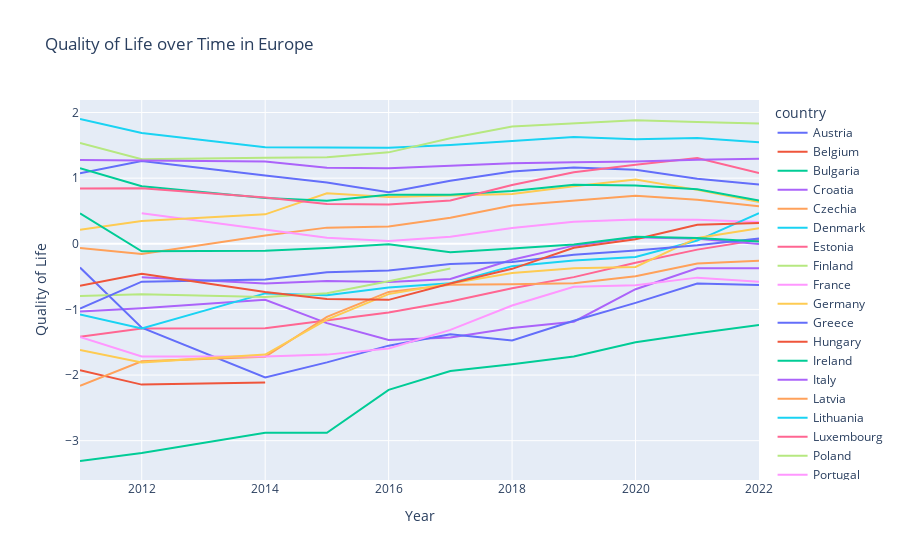

The code cell stored with this chart in its notebook:
### Markdown cell above
Now, I am plotting each factor over time.

### Code cell
fig = px.line(
    combined,
    x='year',
    y='qol',
    color='country',
    labels={'year': 'Year', 'qol': 'Quality of Life'},
    title='Quality of Life over Time in Europe',
    hover_data=['country', 'year']
)

plotly.offline.plot(fig, filename='birth_death_EU.html')

fig

### Figure 1 — Plotly figure (JSON) as saved in the notebook; plotly's stock layout.template omitted (floating-point values rounded to 4 significant figures)
{"data": [{"customdata": [["Austria"], ["Austria"], ["Austria"], ["Austria"], ["Austria"], ["Austria"], ["Austria"], ["Austria"], ["Austria"], ["Austria"], ["Austria"]], "hovertemplate": "country=%{customdata[0]}<br>Year=%{x}<br>Quality of Life=%{y}<extra></extra>", "legendgroup": "Austria", "line": {"color": "#636efa", "dash": "solid"}, "marker": {"symbol": "circle"}, "mode": "lines", "name": "Austria", "orientation": "v", "showlegend": true, "type": "scatter", "x": [2011, 2012, 2014, 2015, 2016, 2017, 2018, 2019, 2020, 2021, 2022], "xaxis": "x", "y": [1.075, 1.262, 1.04, 0.9333, 0.7848, 0.9595, 1.1, 1.163, 1.129, 0.9911, 0.9044], "yaxis": "y"}, {"customdata": [["Belgium"]], "hovertemplate": "country=%{customdata[0]}<br>Year=%{x}<br>Quality of Life=%{y}<extra></extra>", "legendgroup": "Belgium", "line": {"color": "#EF553B", "dash": "solid"}, "marker": {"symbol": "circle"}, "mode": "lines", "name": "Belgium", "orientation": "v", "showlegend": true, "type": "scatter", "x": [2011], "xaxis": "x", "y": [0.9254], "yaxis": "y"}, {"customdata": [["Bulgaria"], ["Bulgaria"], ["Bulgaria"], ["Bulgaria"], ["Bulgaria"], ["Bulgaria"], ["Bulgaria"], ["Bulgaria"], ["Bulgaria"], ["Bulgaria"], ["Bulgaria"]], "hovertemplate": "country=%{customdata[0]}<br>Year=%{x}<br>Quality of Life=%{y}<extra></extra>", "legendgroup": "Bulgaria", "line": {"color": "#00cc96", "dash": "solid"}, "marker": {"symbol": "circle"}, "mode": "lines", "name": "Bulgaria", "orientation": "v", "showlegend": true, "type": "scatter", "x": [2011, 2012, 2014, 2015, 2016, 2017, 2018, 2019, 2020, 2021, 2022], "xaxis": "x", "y": [-3.31, -3.189, -2.878, -2.879, -2.226, -1.938, -1.836, -1.716, -1.501, -1.363, -1.238], "yaxis": "y"}, {"customdata": [["Croatia"], ["Croatia"], ["Croatia"], ["Croatia"], ["Croatia"], ["Croatia"], ["Croatia"], ["Croatia"], ["Croatia"], ["Croatia"], ["Croatia"]], "hovertemplate": "country=%{customdata[0]}<br>Year=%{x}<br>Quality of Life=%{y}<extra></extra>", "legendgroup": "Croatia", "line": {"color": "#ab63fa", "dash": "solid"}, "marker": {"symbol": "circle"}, "mode": "lines", "name": "Croatia", "orientation": "v", "showlegend": true, "type": "scatter", "x": [2011, 2012, 2014, 2015, 2016, 2017, 2018, 2019, 2020, 2021, 2022], "xaxis": "x", "y": [-1.032, -0.982, -0.8532, -1.209, -1.465, -1.429, -1.283, -1.187, -0.6917, -0.3725, -0.3725], "yaxis": "y"}, {"customdata": [["Czechia"], ["Czechia"], ["Czechia"], ["Czechia"], ["Czechia"], ["Czechia"], ["Czechia"], ["Czechia"], ["Czechia"], ["Czechia"], ["Czechia"]], "hovertemplate": "country=%{customdata[0]}<br>Year=%{x}<br>Quality of Life=%{y}<extra></extra>", "legendgroup": "Czechia", "line": {"color": "#FFA15A", "dash": "solid"}, "marker": {"symbol": "circle"}, "mode": "lines", "name": "Czechia", "orientation": "v", "showlegend": true, "type": "scatter", "x": [2011, 2012, 2014, 2015, 2016, 2017, 2018, 2019, 2020, 2021, 2022], "xaxis": "x", "y": [-0.06377, -0.1557, 0.1267, 0.2462, 0.2633, 0.3973, 0.5825, 0.66, 0.731, 0.6718, 0.5733], "yaxis": "y"}, {"customdata": [["Denmark"], ["Denmark"], ["Denmark"], ["Denmark"], ["Denmark"], ["Denmark"], ["Denmark"], ["Denmark"], ["Denmark"], ["Denmark"], ["Denmark"]], "hovertemplate": "country=%{customdata[0]}<br>Year=%{x}<br>Quality of Life=%{y}<extra></extra>", "legendgroup": "Denmark", "line": {"color": "#19d3f3", "dash": "solid"}, "marker": {"symbol": "circle"}, "mode": "lines", "name": "Denmark", "orientation": "v", "showlegend": true, "type": "scatter", "x": [2011, 2012, 2014, 2015, 2016, 2017, 2018, 2019, 2020, 2021, 2022], "xaxis": "x", "y": [1.901, 1.687, 1.469, 1.468, 1.463, 1.506, 1.565, 1.626, 1.591, 1.612, 1.547], "yaxis": "y"}, {"customdata": [["Estonia"], ["Estonia"], ["Estonia"], ["Estonia"], ["Estonia"], ["Estonia"], ["Estonia"], ["Estonia"], ["Estonia"], ["Estonia"], ["Estonia"]], "hovertemplate": "country=%{customdata[0]}<br>Year=%{x}<br>Quality of Life=%{y}<extra></extra>", "legendgroup": "Estonia", "line": {"color": "#FF6692", "dash": "solid"}, "marker": {"symbol": "circle"}, "mode": "lines", "name": "Estonia", "orientation": "v", "showlegend": true, "type": "scatter", "x": [2011, 2012, 2014, 2015, 2016, 2017, 2018, 2019, 2020, 2021, 2022], "xaxis": "x", "y": [-1.417, -1.291, -1.287, -1.171, -1.048, -0.8795, -0.6772, -0.5078, -0.2884, -0.08873, 0.06102], "yaxis": "y"}, {"customdata": [["Finland"], ["Finland"], ["Finland"], ["Finland"], ["Finland"], ["Finland"], ["Finland"], ["Finland"], ["Finland"], ["Finland"], ["Finland"]], "hovertemplate": "country=%{customdata[0]}<br>Year=%{x}<br>Quality of Life=%{y}<extra></extra>", "legendgroup": "Finland", "line": {"color": "#B6E880", "dash": "solid"}, "marker": {"symbol": "circle"}, "mode": "lines", "name": "Finland", "orientation": "v", "showlegend": true, "type": "scatter", "x": [2011, 2012, 2014, 2015, 2016, 2017, 2018, 2019, 2020, 2021, 2022], "xaxis": "x", "y": [1.538, 1.288, 1.31, 1.319, 1.393, 1.607, 1.787, 1.84, 1.883, 1.855, 1.833], "yaxis": "y"}, {"customdata": [["France"], ["France"], ["France"], ["France"], ["France"], ["France"], ["France"], ["France"], ["France"], ["France"]], "hovertemplate": "country=%{customdata[0]}<br>Year=%{x}<br>Quality of Life=%{y}<extra></extra>", "legendgroup": "France", "line": {"color": "#FF97FF", "dash": "solid"}, "marker": {"symbol": "circle"}, "mode": "lines", "name": "France", "orientation": "v", "showlegend": true, "type": "scatter", "x": [2012, 2014, 2015, 2016, 2017, 2018, 2019, 2020, 2021, 2022], "xaxis": "x", "y": [0.4669, 0.2187, 0.09124, 0.04395, 0.1057, 0.241, 0.3356, 0.3697, 0.3658, 0.3316], "yaxis": "y"}, {"customdata": [["Germany"], ["Germany"], ["Germany"], ["Germany"], ["Germany"], ["Germany"], ["Germany"], ["Germany"], ["Germany"], ["Germany"], ["Germany"]], "hovertemplate": "country=%{customdata[0]}<br>Year=%{x}<br>Quality of Life=%{y}<extra></extra>", "legendgroup": "Germany", "line": {"color": "#FECB52", "dash": "solid"}, "marker": {"symbol": "circle"}, "mode": "lines", "name": "Germany", "orientation": "v", "showlegend": true, "type": "scatter", "x": [2011, 2012, 2014, 2015, 2016, 2017, 2018, 2019, 2020, 2021, 2022], "xaxis": "x", "y": [0.2147, 0.3461, 0.4485, 0.7691, 0.7126, 0.731, 0.7572, 0.8768, 0.9805, 0.8216, 0.6351], "yaxis": "y"}, {"customdata": [["Greece"], ["Greece"], ["Greece"], ["Greece"], ["Greece"], ["Greece"], ["Greece"], ["Greece"], ["Greece"], ["Greece"], ["Greece"]], "hovertemplate": "country=%{customdata[0]}<br>Year=%{x}<br>Quality of Life=%{y}<extra></extra>", "legendgroup": "Greece", "line": {"color": "#636efa", "dash": "solid"}, "marker": {"symbol": "circle"}, "mode": "lines", "name": "Greece", "orientation": "v", "showlegend": true, "type": "scatter", "x": [2011, 2012, 2014, 2015, 2016, 2017, 2018, 2019, 2020, 2021, 2022], "xaxis": "x", "y": [-0.362, -1.279, -2.038, -1.807, -1.552, -1.38, -1.473, -1.174, -0.9005, -0.605, -0.6273], "yaxis": "y"}, {"customdata": [["Hungary"], ["Hungary"], ["Hungary"]], "hovertemplate": "country=%{customdata[0]}<br>Year=%{x}<br>Quality of Life=%{y}<extra></extra>", "legendgroup": "Hungary", "line": {"color": "#EF553B", "dash": "solid"}, "marker": {"symbol": "circle"}, "mode": "lines", "name": "Hungary", "orientation": "v", "showlegend": true, "type": "scatter", "x": [2011, 2012, 2014], "xaxis": "x", "y": [-1.925, -2.146, -2.113], "yaxis": "y"}, {"customdata": [["Ireland"], ["Ireland"], ["Ireland"], ["Ireland"], ["Ireland"], ["Ireland"], ["Ireland"], ["Ireland"], ["Ireland"], ["Ireland"], ["Ireland"]], "hovertemplate": "country=%{customdata[0]}<br>Year=%{x}<br>Quality of Life=%{y}<extra></extra>", "legendgroup": "Ireland", "line": {"color": "#00cc96", "dash": "solid"}, "marker": {"symbol": "circle"}, "mode": "lines", "name": "Ireland", "orientation": "v", "showlegend": true, "type": "scatter", "x": [2011, 2012, 2014, 2015, 2016, 2017, 2018, 2019, 2020, 2021, 2022], "xaxis": "x", "y": [1.15, 0.8768, 0.6981, 0.6548, 0.7467, 0.7467, 0.8045, 0.9004, 0.8886, 0.8308, 0.66], "yaxis": "y"}, {"customdata": [["Italy"], ["Italy"], ["Italy"], ["Italy"], ["Italy"], ["Italy"], ["Italy"], ["Italy"], ["Italy"], ["Italy"]], "hovertemplate": "country=%{customdata[0]}<br>Year=%{x}<br>Quality of Life=%{y}<extra></extra>", "legendgroup": "Italy", "line": {"color": "#ab63fa", "dash": "solid"}, "marker": {"symbol": "circle"}, "mode": "lines", "name": "Italy", "orientation": "v", "showlegend": true, "type": "scatter", "x": [2012, 2014, 2015, 2016, 2017, 2018, 2019, 2020, 2021, 2022], "xaxis": "x", "y": [-0.5091, -0.605, -0.5669, -0.584, -0.5367, -0.2437, -0.0283, 0.09781, 0.07679, -0.004656], "yaxis": "y"}, {"customdata": [["Latvia"], ["Latvia"], ["Latvia"], ["Latvia"], ["Latvia"], ["Latvia"], ["Latvia"], ["Latvia"], ["Latvia"], ["Latvia"], ["Latvia"]], "hovertemplate": "country=%{customdata[0]}<br>Year=%{x}<br>Quality of Life=%{y}<extra></extra>", "legendgroup": "Latvia", "line": {"color": "#FFA15A", "dash": "solid"}, "marker": {"symbol": "circle"}, "mode": "lines", "name": "Latvia", "orientation": "v", "showlegend": true, "type": "scatter", "x": [2011, 2012, 2014, 2015, 2016, 2017, 2018, 2019, 2020, 2021, 2022], "xaxis": "x", "y": [-2.163, -1.79, -1.722, -1.115, -0.7337, -0.6247, -0.6155, -0.6023, -0.4946, -0.3002, -0.2569], "yaxis": "y"}, {"customdata": [["Lithuania"], ["Lithuania"], ["Lithuania"], ["Lithuania"], ["Lithuania"], ["Lithuania"], ["Lithuania"], ["Lithuania"], ["Lithuania"], ["Lithuania"], ["Lithuania"]], "hovertemplate": "country=%{customdata[0]}<br>Year=%{x}<br>Quality of Life=%{y}<extra></extra>", "legendgroup": "Lithuania", "line": {"color": "#19d3f3", "dash": "solid"}, "marker": {"symbol": "circle"}, "mode": "lines", "name": "Lithuania", "orientation": "v", "showlegend": true, "type": "scatter", "x": [2011, 2012, 2014, 2015, 2016, 2017, 2018, 2019, 2020, 2021, 2022], "xaxis": "x", "y": [-1.078, -1.291, -0.756, -0.7823, -0.6654, -0.5997, -0.3409, -0.2542, -0.2017, 0.0492, 0.4656], "yaxis": "y"}, {"customdata": [["Luxembourg"], ["Luxembourg"], ["Luxembourg"], ["Luxembourg"], ["Luxembourg"], ["Luxembourg"], ["Luxembourg"], ["Luxembourg"], ["Luxembourg"], ["Luxembourg"], ["Luxembourg"]], "hovertemplate": "country=%{customdata[0]}<br>Year=%{x}<br>Quality of Life=%{y}<extra></extra>", "legendgroup": "Luxembourg", "line": {"color": "#FF6692", "dash": "solid"}, "marker": {"symbol": "circle"}, "mode": "lines", "name": "Luxembourg", "orientation": "v", "showlegend": true, "type": "scatter", "x": [2011, 2012, 2014, 2015, 2016, 2017, 2018, 2019, 2020, 2021, 2022], "xaxis": "x", "y": [0.8439, 0.8479, 0.706, 0.6075, 0.597, 0.6587, 0.8952, 1.09, 1.203, 1.308, 1.076], "yaxis": "y"}, {"customdata": [["Poland"], ["Poland"], ["Poland"], ["Poland"], ["Poland"], ["Poland"]], "hovertemplate": "country=%{customdata[0]}<br>Year=%{x}<br>Quality of Life=%{y}<extra></extra>", "legendgroup": "Poland", "line": {"color": "#B6E880", "dash": "solid"}, "marker": {"symbol": "circle"}, "mode": "lines", "name": "Poland", "orientation": "v", "showlegend": true, "type": "scatter", "x": [2011, 2012, 2014, 2015, 2016, 2017], "xaxis": "x", "y": [-0.7954, -0.7705, -0.8112, -0.7534, -0.5721, -0.3751], "yaxis": "y"}, {"customdata": [["Portugal"], ["Portugal"], ["Portugal"], ["Portugal"], ["Portugal"], ["Portugal"], ["Portugal"], ["Portugal"], ["Portugal"], ["Portugal"], ["Portugal"]], "hovertemplate": "country=%{customdata[0]}<br>Year=%{x}<br>Quality of Life=%{y}<extra></extra>", "legendgroup": "Portugal", "line": {"color": "#FF97FF", "dash": "solid"}, "marker": {"symbol": "circle"}, "mode": "lines", "name": "Portugal", "orientation": "v", "showlegend": true, "type": "scatter", "x": [2011, 2012, 2014, 2015, 2016, 2017, 2018, 2019, 2020, 2021, 2022], "xaxis": "x", "y": [-1.421, -1.718, -1.716, -1.689, -1.594, -1.312, -0.9399, -0.6536, -0.6299, -0.5156, -0.5787], "yaxis": "y"}, {"customdata": [["Romania"], ["Romania"], ["Romania"], ["Romania"], ["Romania"], ["Romania"], ["Romania"], ["Romania"], ["Romania"], ["Romania"], ["Romania"]], "hovertemplate": "country=%{customdata[0]}<br>Year=%{x}<br>Quality of Life=%{y}<extra></extra>", "legendgroup": "Romania", "line": {"color": "#FECB52", "dash": "solid"}, "marker": {"symbol": "circle"}, "mode": "lines", "name": "Romania", "orientation": "v", "showlegend": true, "type": "scatter", "x": [2011, 2012, 2014, 2015, 2016, 2017, 2018, 2019, 2020, 2021, 2022], "xaxis": "x", "y": [-1.616, -1.807, -1.687, -1.157, -0.7665, -0.6089, -0.4447, -0.3738, -0.3528, 0.08992, 0.237], "yaxis": "y"}, {"customdata": [["Slovakia"], ["Slovakia"], ["Slovakia"], ["Slovakia"], ["Slovakia"], ["Slovakia"], ["Slovakia"], ["Slovakia"], ["Slovakia"], ["Slovakia"], ["Slovakia"]], "hovertemplate": "country=%{customdata[0]}<br>Year=%{x}<br>Quality of Life=%{y}<extra></extra>", "legendgroup": "Slovakia", "line": {"color": "#636efa", "dash": "solid"}, "marker": {"symbol": "circle"}, "mode": "lines", "name": "Slovakia", "orientation": "v", "showlegend": true, "type": "scatter", "x": [2011, 2012, 2014, 2015, 2016, 2017, 2018, 2019, 2020, 2021, 2022], "xaxis": "x", "y": [-0.9872, -0.5774, -0.5432, -0.4342, -0.4079, -0.3094, -0.2766, -0.1675, -0.1019, -0.02305, 0.07941], "yaxis": "y"}, {"customdata": [["Slovenia"], ["Slovenia"], ["Slovenia"], ["Slovenia"], ["Slovenia"], ["Slovenia"], ["Slovenia"], ["Slovenia"], ["Slovenia"], ["Slovenia"], ["Slovenia"]], "hovertemplate": "country=%{customdata[0]}<br>Year=%{x}<br>Quality of Life=%{y}<extra></extra>", "legendgroup": "Slovenia", "line": {"color": "#EF553B", "dash": "solid"}, "marker": {"symbol": "circle"}, "mode": "lines", "name": "Slovenia", "orientation": "v", "showlegend": true, "type": "scatter", "x": [2011, 2012, 2014, 2015, 2016, 2017, 2018, 2019, 2020, 2021, 2022], "xaxis": "x", "y": [-0.6391, -0.4578, -0.7363, -0.8414, -0.8546, -0.605, -0.3817, -0.05983, 0.06891, 0.2909, 0.3172], "yaxis": "y"}, {"customdata": [["Spain"], ["Spain"], ["Spain"], ["Spain"], ["Spain"], ["Spain"], ["Spain"], ["Spain"], ["Spain"], ["Spain"], ["Spain"]], "hovertemplate": "country=%{customdata[0]}<br>Year=%{x}<br>Quality of Life=%{y}<extra></extra>", "legendgroup": "Spain", "line": {"color": "#00cc96", "dash": "solid"}, "marker": {"symbol": "circle"}, "mode": "lines", "name": "Spain", "orientation": "v", "showlegend": true, "type": "scatter", "x": [2011, 2012, 2014, 2015, 2016, 2017, 2018, 2019, 2020, 2021, 2022], "xaxis": "x", "y": [0.463, -0.1137, -0.1045, -0.06245, -0.007283, -0.1294, -0.07165, -0.00991, 0.1083, 0.08861, 0.03607], "yaxis": "y"}, {"customdata": [["Sweden"], ["Sweden"], ["Sweden"], ["Sweden"], ["Sweden"], ["Sweden"], ["Sweden"], ["Sweden"], ["Sweden"], ["Sweden"]], "hovertemplate": "country=%{customdata[0]}<br>Year=%{x}<br>Quality of Life=%{y}<extra></extra>", "legendgroup": "Sweden", "line": {"color": "#ab63fa", "dash": "solid"}, "marker": {"symbol": "circle"}, "mode": "lines", "name": "Sweden", "orientation": "v", "showlegend": true, "type": "scatter", "x": [2011, 2014, 2015, 2016, 2017, 2018, 2019, 2020, 2021, 2022], "xaxis": "x", "y": [1.275, 1.255, 1.159, 1.15, 1.189, 1.228, 1.241, 1.254, 1.281, 1.296], "yaxis": "y"}], "layout": {"legend": {"title": {"text": "country"}, "tracegroupgap": 0}, "title": {"text": "Quality of Life over Time in Europe"}, "xaxis": {"anchor": "y", "domain": [0, 1], "title": {"text": "Year"}}, "yaxis": {"anchor": "x", "domain": [0, 1], "title": {"text": "Quality of Life"}}}}
